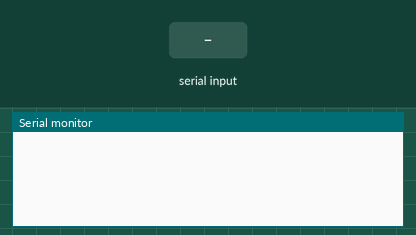
Simulated run of this sketch. Board: Arduino Uno, built with avr-gcc and run on an emulated ATmega328P. Parts: the last lines printed to the serial monitor. The inputs (shaded band) are chosen by the test bench.

Above: at 1.2 s.
1.3 s: "90,45\n" received over Serial
At 2.6 s:
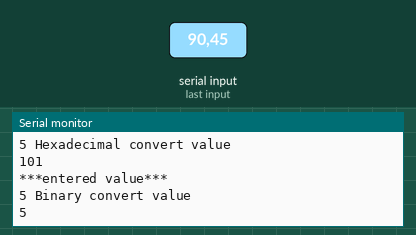
2.8 s: "30,150\n" received over Serial
At 4.4 s:
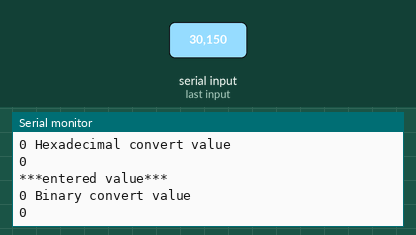
Timing chart, 0 to 5.9 s (numbered marks = the images above; inputs shaded):
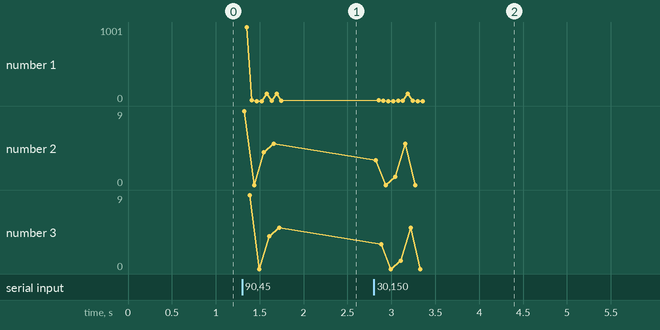

The sketch:

_1590040____________.ino
```cpp
int a=0;

String s[] = {" Hexadecimal convert value "," Binary convert value "};

void setup()
{
  Serial.begin(9600);
}

void loop()
{
  if(Serial.available()){
  char v =Serial.read();
    if(isDigit(v)){
      a=(v-'0');

  Serial.println("***entered value***");
  Serial.println(a+s[0]);
  Serial.print(+a,BIN);
  Serial.println();
  Serial.println();


  Serial.println("***entered value***");
  Serial.println(a+s[1]);
  Serial.print(+a,HEX);
  Serial.println();
  Serial.println();
    }
  }
}
```

Measured:
- after the input at 1.3 s, the serial monitor: prints a new line at once (image 1)
- after the input at 2.8 s, the serial monitor: prints a new line at once (image 2)
